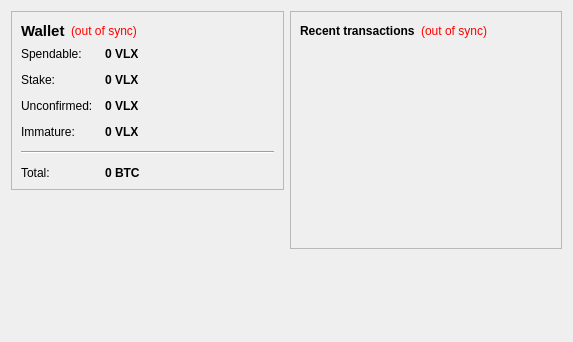
<?xml version="1.0" encoding="UTF-8"?>
<ui version="4.0">
 <class>OverviewPage</class>
 <widget class="QWidget" name="OverviewPage">
  <property name="geometry">
   <rect>
    <x>0</x>
    <y>0</y>
    <width>573</width>
    <height>342</height>
   </rect>
  </property>
  <property name="windowTitle">
   <string>Form</string>
  </property>
  <layout class="QHBoxLayout" name="horizontalLayout" stretch="1,1">
   <item>
    <layout class="QVBoxLayout" name="verticalLayout_2">
     <item>
      <widget class="QFrame" name="frame">
       <property name="frameShape">
        <enum>QFrame::StyledPanel</enum>
       </property>
       <property name="frameShadow">
        <enum>QFrame::Raised</enum>
       </property>
       <layout class="QVBoxLayout" name="verticalLayout_4">
        <item>
         <layout class="QHBoxLayout" name="horizontalLayout_4">
          <item>
           <widget class="QLabel" name="label_5">
            <property name="font">
             <font>
              <pointsize>11</pointsize>
              <weight>75</weight>
              <bold>true</bold>
             </font>
            </property>
            <property name="text">
             <string>Wallet</string>
            </property>
           </widget>
          </item>
          <item>
           <widget class="QLabel" name="labelWalletStatus">
            <property name="toolTip">
             <string>The displayed information may be out of date. Your wallet automatically synchronizes with the Velox network after a connection is established, but this process has not completed yet.</string>
            </property>
            <property name="styleSheet">
             <string notr="true">QLabel { color: red; }</string>
            </property>
            <property name="text">
             <string notr="true">(out of sync)</string>
            </property>
            <property name="alignment">
             <set>Qt::AlignLeading|Qt::AlignLeft|Qt::AlignVCenter</set>
            </property>
           </widget>
          </item>
          <item>
           <spacer name="horizontalSpacer_2">
            <property name="orientation">
             <enum>Qt::Horizontal</enum>
            </property>
            <property name="sizeHint" stdset="0">
             <size>
              <width>40</width>
              <height>20</height>
             </size>
            </property>
           </spacer>
          </item>
         </layout>
        </item>
        <item>
         <layout class="QFormLayout" name="formLayout_2">
          <property name="fieldGrowthPolicy">
           <enum>QFormLayout::AllNonFixedFieldsGrow</enum>
          </property>
          <property name="horizontalSpacing">
           <number>12</number>
          </property>
          <property name="verticalSpacing">
           <number>12</number>
          </property>
          <item row="0" column="0">
           <widget class="QLabel" name="label">
            <property name="text">
             <string>Spendable:</string>
            </property>
           </widget>
          </item>
          <item row="0" column="1">
           <widget class="QLabel" name="labelBalance">
            <property name="font">
             <font>
              <weight>75</weight>
              <bold>true</bold>
             </font>
            </property>
            <property name="cursor">
             <cursorShape>IBeamCursor</cursorShape>
            </property>
            <property name="toolTip">
             <string>Your current spendable balance</string>
            </property>
            <property name="text">
             <string notr="true">0 VLX</string>
            </property>
            <property name="textInteractionFlags">
             <set>Qt::LinksAccessibleByMouse|Qt::TextSelectableByKeyboard|Qt::TextSelectableByMouse</set>
            </property>
           </widget>
          </item>
          <item row="1" column="0">
           <widget class="QLabel" name="label_6">
            <property name="text">
             <string>Stake:</string>
            </property>
           </widget>
          </item>
          <item row="1" column="1">
           <widget class="QLabel" name="labelStake">
            <property name="font">
             <font>
              <weight>75</weight>
              <bold>true</bold>
             </font>
            </property>
            <property name="cursor">
             <cursorShape>IBeamCursor</cursorShape>
            </property>
            <property name="toolTip">
             <string>Total of coins that was staked, and do not yet count toward the current balance</string>
            </property>
            <property name="text">
             <string notr="true">0 VLX</string>
            </property>
            <property name="textInteractionFlags">
             <set>Qt::LinksAccessibleByMouse|Qt::TextSelectableByKeyboard|Qt::TextSelectableByMouse</set>
            </property>
           </widget>
          </item>
          <item row="2" column="0">
           <widget class="QLabel" name="label_3">
            <property name="text">
             <string>Unconfirmed:</string>
            </property>
           </widget>
          </item>
          <item row="2" column="1">
           <widget class="QLabel" name="labelUnconfirmed">
            <property name="font">
             <font>
              <weight>75</weight>
              <bold>true</bold>
             </font>
            </property>
            <property name="cursor">
             <cursorShape>IBeamCursor</cursorShape>
            </property>
            <property name="toolTip">
             <string>Total of transactions that have yet to be confirmed, and do not yet count toward the current balance</string>
            </property>
            <property name="text">
             <string notr="true">0 VLX</string>
            </property>
            <property name="textInteractionFlags">
             <set>Qt::LinksAccessibleByMouse|Qt::TextSelectableByKeyboard|Qt::TextSelectableByMouse</set>
            </property>
           </widget>
          </item>
          <item row="3" column="0">
           <widget class="QLabel" name="labelImmatureText">
            <property name="text">
             <string>Immature:</string>
            </property>
           </widget>
          </item>
          <item row="3" column="1">
           <widget class="QLabel" name="labelImmature">
            <property name="font">
             <font>
              <weight>75</weight>
              <bold>true</bold>
             </font>
            </property>
            <property name="toolTip">
             <string>Mined balance that has not yet matured</string>
            </property>
            <property name="text">
             <string notr="true">0 VLX</string>
            </property>
            <property name="textInteractionFlags">
             <set>Qt::LinksAccessibleByMouse|Qt::TextSelectableByKeyboard|Qt::TextSelectableByMouse</set>
            </property>
           </widget>
          </item>
          <item row="4" column="0" colspan="2">
           <widget class="Line" name="line">
            <property name="orientation">
             <enum>Qt::Horizontal</enum>
            </property>
           </widget>
          </item>
          <item row="5" column="0">
           <widget class="QLabel" name="labelTotalText">
            <property name="text">
             <string>Total:</string>
            </property>
           </widget>
          </item>
          <item row="5" column="1">
           <widget class="QLabel" name="labelTotal">
            <property name="font">
             <font>
              <weight>75</weight>
              <bold>true</bold>
             </font>
            </property>
            <property name="cursor">
             <cursorShape>IBeamCursor</cursorShape>
            </property>
            <property name="toolTip">
             <string>Your current total balance</string>
            </property>
            <property name="text">
             <string notr="true">0 BTC</string>
            </property>
            <property name="textInteractionFlags">
             <set>Qt::LinksAccessibleByMouse|Qt::TextSelectableByKeyboard|Qt::TextSelectableByMouse</set>
            </property>
           </widget>
          </item>
         </layout>
        </item>
       </layout>
      </widget>
     </item>
     <item>
      <spacer name="verticalSpacer">
       <property name="orientation">
        <enum>Qt::Vertical</enum>
       </property>
       <property name="sizeHint" stdset="0">
        <size>
         <width>20</width>
         <height>40</height>
        </size>
       </property>
      </spacer>
     </item>
    </layout>
   </item>
   <item>
    <layout class="QVBoxLayout" name="verticalLayout_3">
     <item>
      <widget class="QFrame" name="frame_2">
       <property name="frameShape">
        <enum>QFrame::StyledPanel</enum>
       </property>
       <property name="frameShadow">
        <enum>QFrame::Raised</enum>
       </property>
       <layout class="QVBoxLayout" name="verticalLayout">
        <item>
         <layout class="QHBoxLayout" name="horizontalLayout_2">
          <item>
           <widget class="QLabel" name="label_4">
            <property name="text">
             <string>&lt;b&gt;Recent transactions&lt;/b&gt;</string>
            </property>
           </widget>
          </item>
          <item>
           <widget class="QLabel" name="labelTransactionsStatus">
            <property name="toolTip">
             <string>The displayed information may be out of date. Your wallet automatically synchronizes with the Velox network after a connection is established, but this process has not completed yet.</string>
            </property>
            <property name="styleSheet">
             <string notr="true">QLabel { color: red; }</string>
            </property>
            <property name="text">
             <string notr="true">(out of sync)</string>
            </property>
            <property name="alignment">
             <set>Qt::AlignRight|Qt::AlignTrailing|Qt::AlignVCenter</set>
            </property>
           </widget>
          </item>
          <item>
           <spacer name="horizontalSpacer">
            <property name="orientation">
             <enum>Qt::Horizontal</enum>
            </property>
            <property name="sizeHint" stdset="0">
             <size>
              <width>40</width>
              <height>20</height>
             </size>
            </property>
           </spacer>
          </item>
         </layout>
        </item>
        <item>
         <widget class="QListView" name="listTransactions">
          <property name="styleSheet">
           <string notr="true">QListView { background: transparent; }</string>
          </property>
          <property name="frameShape">
           <enum>QFrame::NoFrame</enum>
          </property>
          <property name="verticalScrollBarPolicy">
           <enum>Qt::ScrollBarAlwaysOff</enum>
          </property>
          <property name="horizontalScrollBarPolicy">
           <enum>Qt::ScrollBarAlwaysOff</enum>
          </property>
          <property name="selectionMode">
           <enum>QAbstractItemView::NoSelection</enum>
          </property>
         </widget>
        </item>
       </layout>
      </widget>
     </item>
     <item>
      <spacer name="verticalSpacer_2">
       <property name="orientation">
        <enum>Qt::Vertical</enum>
       </property>
       <property name="sizeHint" stdset="0">
        <size>
         <width>20</width>
         <height>40</height>
        </size>
       </property>
      </spacer>
     </item>
    </layout>
   </item>
  </layout>
 </widget>
 <resources/>
 <connections/>
</ui>
